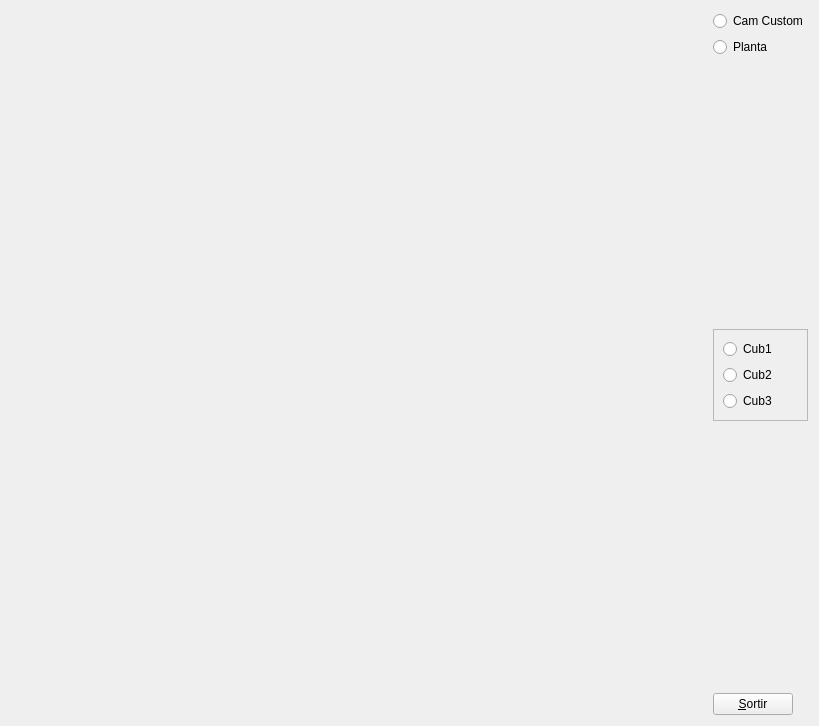
<?xml version="1.0" encoding="UTF-8"?>
<ui version="4.0">
 <class>MyForm</class>
 <widget class="QWidget" name="MyForm">
  <property name="geometry">
   <rect>
    <x>0</x>
    <y>0</y>
    <width>819</width>
    <height>726</height>
   </rect>
  </property>
  <property name="windowTitle">
   <string>IDI-Lab</string>
  </property>
  <layout class="QHBoxLayout" name="horizontalLayout">
   <item>
    <widget class="MyGLWidget" name="widget" native="true">
     <property name="sizePolicy">
      <sizepolicy hsizetype="Expanding" vsizetype="Expanding">
       <horstretch>0</horstretch>
       <verstretch>0</verstretch>
      </sizepolicy>
     </property>
     <property name="minimumSize">
      <size>
       <width>50</width>
       <height>50</height>
      </size>
     </property>
    </widget>
   </item>
   <item>
    <layout class="QVBoxLayout" name="verticalLayout">
     <item>
      <widget class="QRadioButton" name="radioButton">
       <property name="text">
        <string>Cam Custom</string>
       </property>
      </widget>
     </item>
     <item>
      <widget class="QRadioButton" name="radioButton_2">
       <property name="text">
        <string>Planta</string>
       </property>
      </widget>
     </item>
     <item>
      <spacer name="verticalSpacer_2">
       <property name="orientation">
        <enum>Qt::Vertical</enum>
       </property>
       <property name="sizeHint" stdset="0">
        <size>
         <width>20</width>
         <height>40</height>
        </size>
       </property>
      </spacer>
     </item>
     <item>
      <widget class="QFrame" name="frame">
       <property name="frameShape">
        <enum>QFrame::StyledPanel</enum>
       </property>
       <property name="frameShadow">
        <enum>QFrame::Raised</enum>
       </property>
       <layout class="QVBoxLayout" name="verticalLayout_2">
        <item>
         <widget class="QRadioButton" name="radioButton_3">
          <property name="text">
           <string>Cub1</string>
          </property>
         </widget>
        </item>
        <item>
         <widget class="QRadioButton" name="radioButton_4">
          <property name="text">
           <string>Cub2</string>
          </property>
         </widget>
        </item>
        <item>
         <widget class="QRadioButton" name="radioButton_5">
          <property name="text">
           <string>Cub3</string>
          </property>
         </widget>
        </item>
       </layout>
      </widget>
     </item>
     <item>
      <spacer name="verticalSpacer">
       <property name="orientation">
        <enum>Qt::Vertical</enum>
       </property>
       <property name="sizeHint" stdset="0">
        <size>
         <width>20</width>
         <height>40</height>
        </size>
       </property>
      </spacer>
     </item>
     <item>
      <widget class="QPushButton" name="pushButton">
       <property name="sizePolicy">
        <sizepolicy hsizetype="Fixed" vsizetype="Fixed">
         <horstretch>0</horstretch>
         <verstretch>0</verstretch>
        </sizepolicy>
       </property>
       <property name="text">
        <string>&amp;Sortir</string>
       </property>
      </widget>
     </item>
    </layout>
   </item>
  </layout>
 </widget>
 <customwidgets>
  <customwidget>
   <class>MyGLWidget</class>
   <extends>QWidget</extends>
   <header>MyGLWidget.h</header>
   <container>1</container>
   <slots>
    <slot>cameraPlanta()</slot>
    <slot>cameraCustom()</slot>
    <slot>patCub1()</slot>
    <slot>patCub2()</slot>
    <slot>patCub3()</slot>
   </slots>
  </customwidget>
 </customwidgets>
 <resources/>
 <connections>
  <connection>
   <sender>pushButton</sender>
   <signal>clicked()</signal>
   <receiver>MyForm</receiver>
   <slot>close()</slot>
   <hints>
    <hint type="sourcelabel">
     <x>777</x>
     <y>715</y>
    </hint>
    <hint type="destinationlabel">
     <x>839</x>
     <y>529</y>
    </hint>
   </hints>
  </connection>
  <connection>
   <sender>radioButton</sender>
   <signal>pressed()</signal>
   <receiver>widget</receiver>
   <slot>cameraCustom()</slot>
   <hints>
    <hint type="sourcelabel">
     <x>775</x>
     <y>21</y>
    </hint>
    <hint type="destinationlabel">
     <x>569</x>
     <y>146</y>
    </hint>
   </hints>
  </connection>
  <connection>
   <sender>radioButton_2</sender>
   <signal>pressed()</signal>
   <receiver>widget</receiver>
   <slot>cameraPlanta()</slot>
   <hints>
    <hint type="sourcelabel">
     <x>797</x>
     <y>58</y>
    </hint>
    <hint type="destinationlabel">
     <x>666</x>
     <y>185</y>
    </hint>
   </hints>
  </connection>
  <connection>
   <sender>radioButton_3</sender>
   <signal>clicked()</signal>
   <receiver>widget</receiver>
   <slot>patCub1()</slot>
   <hints>
    <hint type="sourcelabel">
     <x>750</x>
     <y>342</y>
    </hint>
    <hint type="destinationlabel">
     <x>532</x>
     <y>235</y>
    </hint>
   </hints>
  </connection>
  <connection>
   <sender>radioButton_4</sender>
   <signal>clicked()</signal>
   <receiver>widget</receiver>
   <slot>patCub2()</slot>
   <hints>
    <hint type="sourcelabel">
     <x>784</x>
     <y>377</y>
    </hint>
    <hint type="destinationlabel">
     <x>587</x>
     <y>273</y>
    </hint>
   </hints>
  </connection>
  <connection>
   <sender>radioButton_5</sender>
   <signal>clicked()</signal>
   <receiver>widget</receiver>
   <slot>patCub3()</slot>
   <hints>
    <hint type="sourcelabel">
     <x>735</x>
     <y>408</y>
    </hint>
    <hint type="destinationlabel">
     <x>636</x>
     <y>309</y>
    </hint>
   </hints>
  </connection>
 </connections>
</ui>
